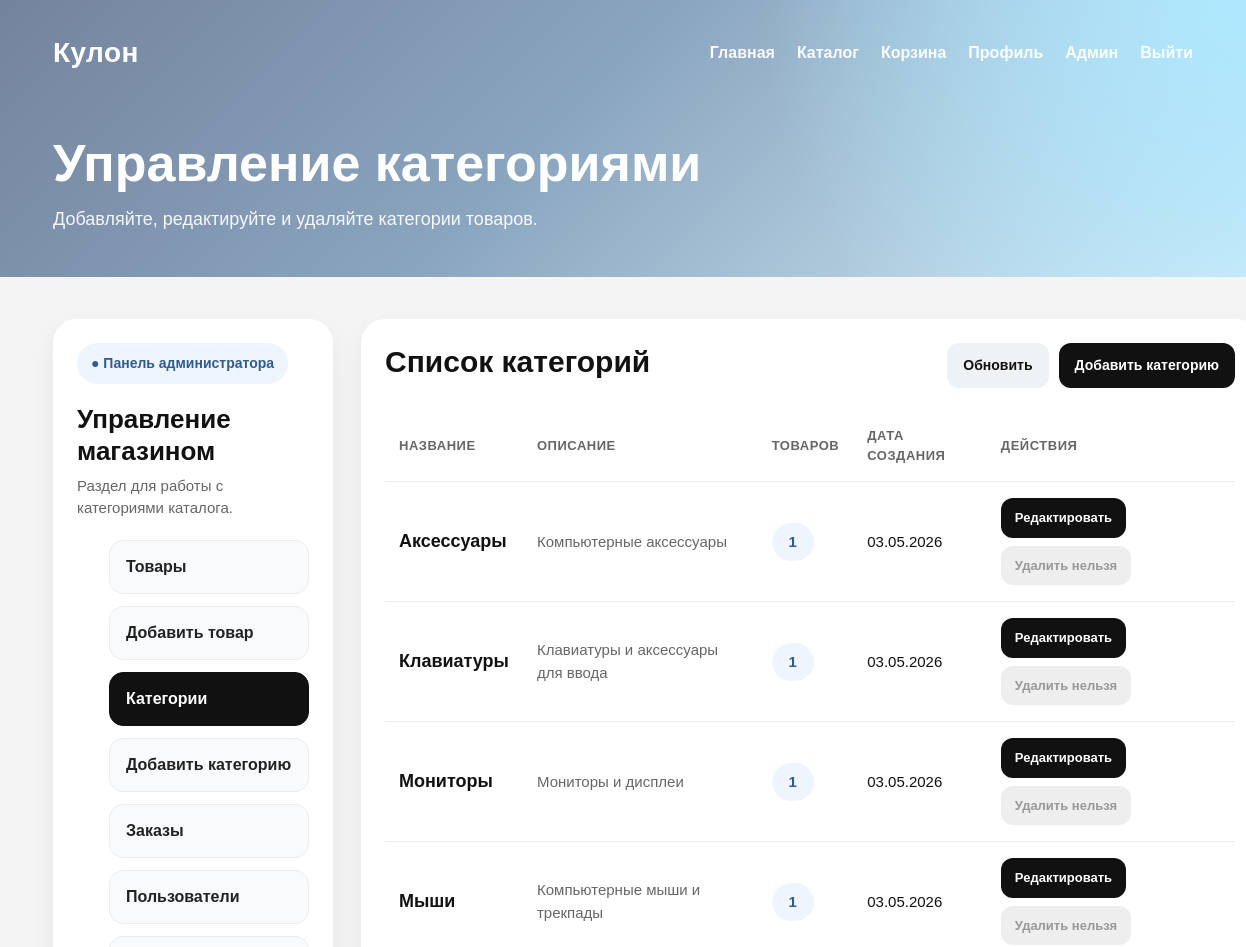
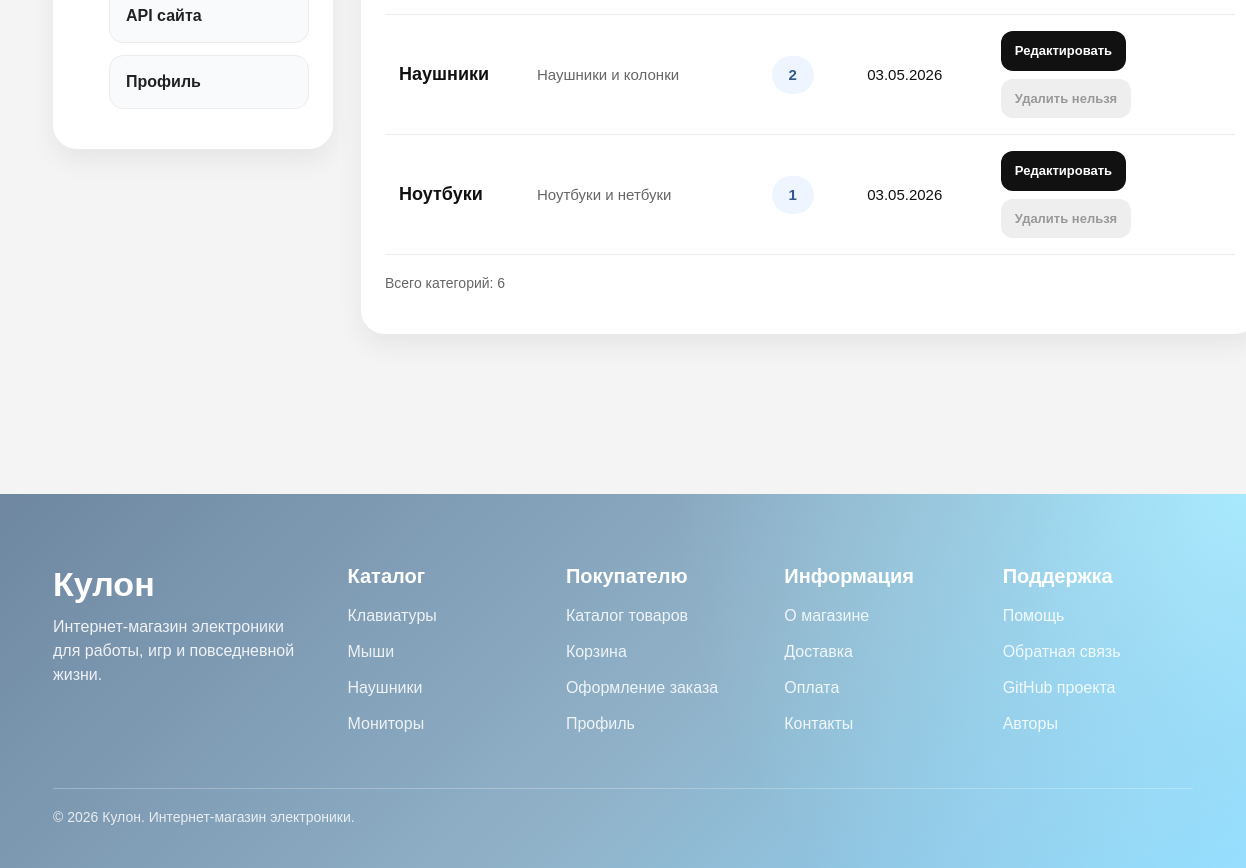
The app's page /admin/categories (signed in) with its own data (2 pictures, top to bottom).
### models.py (models this page shows, shortened)
class Category(db.Model):
    __tablename__ = "categories"
    id = db.Column(db.Integer, primary_key=True)
    name = db.Column(db.String(255), unique=True, nullable=False)
    description = db.Column(db.Text, nullable=True)
    created_at = db.Column(db.DateTime, default=datetime.utcnow, nullable=False)
    products = db.relationship(
        "Product",
        backref="category_obj",
        lazy=True,
    )

### app.py (the view)
@app.route("/admin/categories")
@admin_required
def admin_categories():
    categories = get_category_with_product_count()
    return render_template(
        "admin_categories.html",
        categories=categories,
    )

### app.py (called while the page is built)
def get_current_user():
    user_id = session.get("user_id")
    if not user_id:
        return None
    return get_user_by_id(user_id)

@app.context_processor
def inject_current_user():
    return {
        "current_user": get_current_user()
    }

def admin_required(view_func):
    @wraps(view_func)
    def wrapped_view(*args, **kwargs):
        current_user = get_current_user()
        if current_user is None:
            return redirect(url_for("login"))
        if not current_user.is_admin:
            return redirect(url_for("profile"))
        return view_func(*args, **kwargs)
    return wrapped_view

### models_categories.py (called while the page is built)
def get_category_with_product_count():
    categories = (
        db.session.query(
            Category.id,
            Category.name,
            Category.description,
            Category.created_at,
            func.count(Product.id).label("product_count"),
        )
        .outerjoin(Product, Category.id == Product.category_id)
        .group_by(
            Category.id,
            Category.name,
            Category.description,
            Category.created_at,
        )
        .order_by(Category.name.asc())
        .all()
    )
    result = []
    for category in categories:
        result.append({
            "id": category.id,
            "name": category.name,
            "description": category.description,
            "created_at": category.created_at,
            "product_count": category.product_count,
        })
    return result

### models_users.py (called while the page is built)
def get_user_by_id(user_id):
    return User.query.get(user_id)

### templates/admin_categories.html (shortened to what this page needs)
{% extends "base.html" %}
{% block hero %}
<div class="page-hero">
  <h1 class="page-title">Управление категориями</h1>
  <p class="page-subtitle">
    Добавляйте, редактируйте и удаляйте категории товаров.
  </p>
</div>
{% endblock %}
{% block content %}
<section class="admin-page">
  <div class="container">
    <section class="admin-layout">
      <aside class="admin-sidebar">
        <div class="admin-badge">● Панель администратора</div>
        <h2>Управление магазином</h2>
        <p>Раздел для работы с категориями каталога.</p>
        <ul class="sidebar-menu">
          <li><a href="/admin/products">Товары</a></li>
          <li><a href="/admin/products/add">Добавить товар</a></li>
          <li><a href="/admin/categories" class="active">Категории</a></li>
          <li><a href="/admin/categories/add">Добавить категорию</a></li>
          <li><a href="/admin/orders">Заказы</a></li>
          <li><a href="/admin/users">Пользователи</a></li>
          <li><a href="/admin/api">API сайта</a></li>
          <li><a href="/profile">Профиль</a></li>
        </ul>
      </aside>
      <section class="admin-main">
        <div class="toolbar">
          <h2>Список категорий</h2>
          <div class="toolbar-buttons">
            <a href="/admin/categories" class="secondary-btn">Обновить</a>
            <a href="/admin/categories/add" class="primary-btn">Добавить категорию</a>
          </div>
        </div>
        {% if categories %}
          <div class="table-wrap">
            <table>
              <thead>
                <tr>
                  <th>Название</th>
                  <th>Описание</th>
                  <th>Товаров</th>
                  <th>Дата создания</th>
                  <th>Действия</th>
                </tr>
              </thead>
              <tbody>
                {% for category in categories %}
                  <tr>
                    <td>
                      <div class="category-name">{{ category.name }}</div>
                    </td>
                    <td>
                      <div class="category-desc">
                        {{ category.description if category.description else "—" }}
                      </div>
                    </td>
                    <td>
                      <span class="count-badge">{{ category.product_count }}</span>
                    </td>
                    <td>{{ category.created_at.strftime('%d.%m.%Y') }}</td>
                    <td>
                      <div class="actions">
                        <a href="/admin/categories/edit/{{ category.id }}" class="small-btn">Редактировать</a>
                        {% if category.product_count == 0 %}
                          <form
                            method="post"
                            action="/admin/categories/delete/{{ category.id }}"
                            class="inline-form"
                            onsubmit="return confirm('Удалить категорию {{ category.name }}?');"
                          >
                            <button type="submit" class="danger-btn">Удалить</button>
                          </form>
                        {% else %}
                          <span class="disabled-btn" title="Нельзя удалять категории с товарами">
                            Удалить нельзя
                          </span>
                        {% endif %}
                      </div>
                    </td>
                  </tr>
                {% endfor %}
              </tbody>
            </table>
          </div>
        {% else %}
          <div class="empty-box">
            Категории не найдены. Создайте первую категорию.
          </div>
        {% endif %}
        <p class="bottom-note">Всего категорий: {{ categories|length }}</p>
      </section>
    </section>
  </div>
</section>
{% endblock %}

### templates/base.html (style rules this page uses)
* { box-sizing: border-box; margin: 0; padding: 0; }
html { scroll-behavior: smooth; }
body { font-family: Arial, Helvetica, sans-serif; background: #f4f4f4; color: #111; line-height: 1.5; }
a { text-decoration: none; color: inherit; }
.container { width: min(1180px, calc(100% - 40px)); margin: 0 auto; padding-left: 0; padding-right: 0; }
.page-hero { padding: 48px 0 10px; }
.page-title { font-size: clamp(34px, 5vw, 52px); font-weight: 900; margin-bottom: 12px; color: white; }
.page-subtitle { font-size: 18px; max-width: 760px; color: rgba(255, 255, 255, 0.92); margin-bottom: 0; }
table { max-width: 100%; }

### templates/admin_categories.html (style rules this page uses)
.admin-page { padding: 42px 0 80px; }
.admin-layout { display: grid; grid-template-columns: 280px 1fr; gap: 28px; align-items: start; }
.admin-sidebar, .admin-main { background: white; border-radius: 24px; box-shadow: 0 12px 26px rgba(0, 0, 0, 0.06); }
.admin-sidebar { padding: 24px; position: sticky; top: 20px; }
.admin-badge { display: inline-flex; align-items: center; gap: 8px; background: #eef5ff; color: #315b8b; border-radius: 999px; padding: 10px 14px; font-size: 14px; font-weight: 700; margin-bottom: 20px; }
.admin-sidebar h2 { font-size: 26px; font-weight: 800; margin-bottom: 8px; }
.admin-sidebar p { color: #666; font-size: 15px; margin-bottom: 20px; }
.sidebar-menu { list-style: none; display: flex; flex-direction: column; gap: 12px; }
.sidebar-menu a { display: block; padding: 14px 16px; border-radius: 14px; background: #f8fafc; border: 1px solid #ececec; font-weight: 700; color: #222; transition: 0.2s ease; }
.sidebar-menu a.active { background: #111; color: white; border-color: #111; }
.admin-main { padding: 24px; }
.toolbar { display: flex; justify-content: space-between; align-items: center; gap: 16px; margin-bottom: 22px; flex-wrap: wrap; }
.toolbar h2 { font-size: 30px; font-weight: 800; }
.toolbar-buttons { display: flex; gap: 10px; flex-wrap: wrap; }
.primary-btn, .secondary-btn, .small-btn, .danger-btn, .disabled-btn { display: inline-flex; align-items: center; justify-content: center; border-radius: 12px; font-weight: 800; transition: 0.2s ease; border: none; cursor: pointer; white-space: nowrap; }
.primary-btn { background: #111; color: white; padding: 12px 16px; font-size: 14px; }
.secondary-btn { background: #eef2f5; color: #111; padding: 12px 16px; font-size: 14px; }
.small-btn { background: #111; color: white; padding: 10px 14px; font-size: 13px; }
.disabled-btn { background: #eeeeee; color: #999999; padding: 10px 14px; font-size: 13px; cursor: not-allowed; }
.table-wrap { overflow-x: auto; }
table { width: 100%; border-collapse: collapse; min-width: 850px; }
th, td { padding: 16px 14px; border-bottom: 1px solid #ececec; text-align: left; vertical-align: middle; }
th { color: #666; font-size: 13px; text-transform: uppercase; letter-spacing: 0.04em; }
td { font-size: 15px; }
.category-name { font-size: 18px; font-weight: 900; }
.category-desc { color: #666; max-width: 380px; }
.count-badge { display: inline-flex; align-items: center; justify-content: center; min-width: 42px; border-radius: 999px; padding: 8px 12px; background: #eef5ff; color: #315b8b; font-weight: 900; }
.actions { display: flex; gap: 8px; flex-wrap: wrap; }
.bottom-note { color: #666; font-size: 14px; margin-top: 18px; }

### records on screen
Category: name "Аксессуары", description "Компьютерные аксессуары", product_count "1", created_at "03.05.2026"
Category: name "Клавиатуры", description "Клавиатуры и аксессуары для ввода", product_count "1", created_at "03.05.2026"
Category: name "Мониторы", description "Мониторы и дисплеи", product_count "1", created_at "03.05.2026"
Category: name "Мыши", description "Компьютерные мыши и трекпады", product_count "1", created_at "03.05.2026"
Category: name "Наушники", description "Наушники и колонки", product_count "2", created_at "03.05.2026"
Category: name "Ноутбуки", description "Ноутбуки и нетбуки", product_count "1", created_at "03.05.2026"

### other values on screen
{{ categories|length }} "6"
